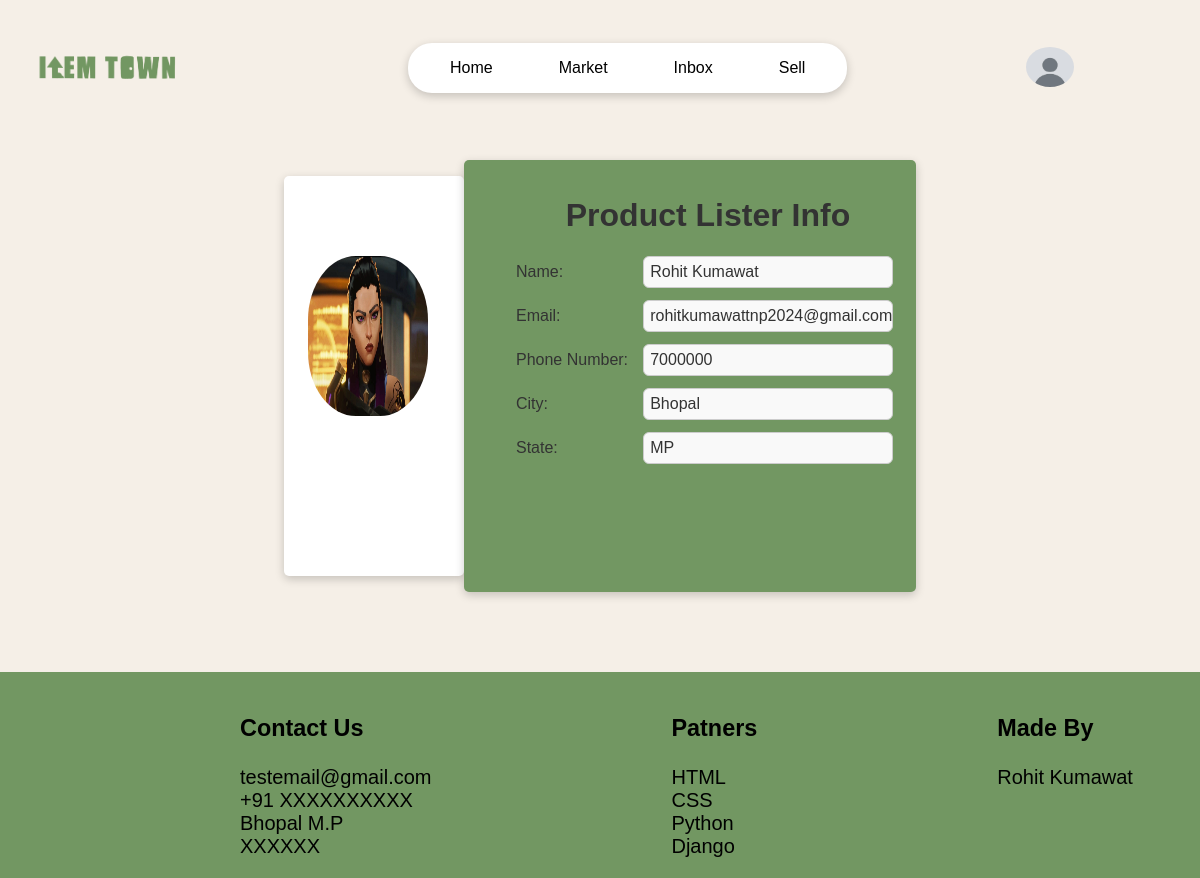
Screenshot of /user/seller-info/376970f2-7841-11ef-93c9-f02f74cb00ed (signed in) with the database file from the repository.
### users/models.py (models this page shows, shortened)
class Profile(models.Model):
    user=models.OneToOneField(User,on_delete=models.CASCADE)
    username=models.CharField(max_length=20,null=False,unique=True)
    first_name=models.CharField(max_length=20,null=False)
    last_name=models.CharField(max_length=50,null=False)
    email=models.EmailField()
    phone_number=models.CharField(max_length=14,null=True,blank=True)
    city=models.CharField(max_length=50,null=True,blank=True)
    state=models.CharField(max_length=100,null=True,blank=True)
    id=models.UUIDField(default=uuid.uuid1,primary_key=True)
    pic=models.ImageField(default='user/user.jpg',upload_to='user/')

### users/views.py (the view)
# urls.py: path('seller-info/<str:pk>',views.seller_profile,name='seller_profile'),
@login_required(login_url='login_user')
def seller_profile(request,pk):
    product=Product.objects.get(product_id=pk)
    seller=product.owner
    content={
        'seller':seller
    }
    return render(request,'users/seller_profile.html',content)

### users/templates/users/seller_profile.html (shortened to what this page needs)
{% extends 'page/nav.html'%}
{% load static %}
{%block css%}
    <link rel="stylesheet" href="{% static 'style/seller_profile.css' %}">
{%endblock%}
{%block body%}
    <div class="main-box">
        <div class="img-box">
            <img src="{{ seller.pic.url }}" class="img">
        </div>
        <div class="container">
            <div class="user-info">
                <center><h1>Product Lister Info</h1></center>
                <div class="form-group">
                    <label>Name:</label>
                    <div class="info">{{ seller.first_name }} {{ seller.last_name }}</div>
                </div>
                <div class="form-group">
                    <label>Email:</label>
                    <div class="info">{{ seller.email }}</div>
                </div>
                {%if seller.phone_number %}
                    <div class="form-group">
                        <label>Phone Number:</label>
                        <div class="info">{{ seller.phone_number }}</div>
                    </div>
                {%endif%}
                {%if seller.city%}
                    <div class="form-group">
                        <label> City:</label>
                        <div class="info">{{ seller.city}}</div>
                    </div>
                {%endif%}
                {%if seller.state%}
                    <div class="form-group">
                        <label>State:</label>
                        <div class="info">{{ seller.state}}</div>
                    </div>
                {%endif%}
                </div>
            </div>
        </div>
</body>
{%endblock%}

### page/templates/page/nav.html (shortened to what this page needs)
<!DOCTYPE html>
<head>
{% load static %}
<link rel="stylesheet" href="{% static 'style/nav.css'%}">
{%block css%}
{%endblock%}
</head>
<body>
    <nav class="navbar">
        <img src="{%static 'img/default/logo.png'%}" class="logo">
        <div class="nav-items">
            <a href="{% url 'home'%}">Home</a>
            <a href="{% url 'market'%}">Market</a>
            <a href="{%url 'inbox'%}">Inbox</a>
            <a href="{%url 'upload_product'%}">Sell</a>
        </div>
        {%if request.user.is_authenticated%}
        <div class="dropdown">
            <button class="dropbtn"><img src="{{request.user.profile.pic.url }}" class="profile-pic"></button>
          </div>
        {%else%}
        <a href="{%url 'login_user'%}" class="login-button">Login</a>
        {%endif%}
    </nav>
{%block body%}
{%endblock%}
<footer>
  <div class="footer-container">
    <ul class="footer-ul">
      <h3>Contact Us</h3>
      <li>testemail@gmail.com</li>
      <li>+91 XXXXXXXXXX</li>
      <li>Bhopal M.P</li>
      <li>XXXXXX</li>
    </ul>
    <ul  class="footer-ul">
      <h3>Patners</h3>
      <li>HTML</li>
      <li>CSS</li>
      <li>Python</li>
      <li>Django</li>
    </ul>
    <ul  class="footer-ul">
      <h3>Made By</h3>
      <li>Rohit Kumawat</li>
    </ul>
  </div>
</footer>
</body>
</html>

### static/style/nav.css (style rules this page uses)
body { margin: 0; font-family: Arial, sans-serif; background-color: #F5EFE7; }
.navbar { display: flex; align-items: center; padding: 1vh 2vw; height: 8vh; background-color: transparent; margin-bottom: 10vh; position: relative; }
.logo { margin-top: 7vh; position: absolute; left: 3vw; width: 12vw; }
.navbar .nav-items { margin-top: 7vh; margin-left: 32vw; background-color: white; display: flex; gap: 1.5vw; border-radius: 2vw; box-shadow: 0 3px 10px rgb(0 0 0 / 0.2); padding: 1.5vh 1.5vw; transition: background-color 0.3s, font-size 0.3s; }
.navbar .nav-items a { text-decoration: none; color: black; padding: 0.5vh 2vw; border-radius: 1vw; font-size: 2vh; transition: background-color 0.3s; }
.dropdown { position: relative; margin-left: auto; margin-top: 7vh; margin-right: 8vw; }
.dropbtn { background-color: transparent; border: none; cursor: pointer; }
.profile-pic { width: 6vh; height: 5vh; border-radius: 50%; }
.footer-container { display: flex; justify-content: baseline; margin-top: 10vh; height: auto; min-height: 20vh; background-color: #729762; width: 100%; }
.footer-ul { list-style: None; padding-left: 20vw; font-size: 2.5vh; }

### static/style/seller_profile.css (style rules this page uses)
.main-box { margin-top: 7vh; display: flex; align-items: center; justify-content: center; }
.img-box { width: 15vw; height: auto; min-height: 50vh; background-color: white; border-radius: 5px; box-shadow: 0 3px 10px rgb(0 0 0 / 0.2); }
.img { height: 20vh; width: 10vw; border-radius: 40%; margin-left: 2vw; margin-top: 10vh; }
.container { box-shadow: 0 3px 10px rgb(0 0 0 / 0.2); width: 35vw; height: auto; min-height: 50vh; color: #333; border-radius: 5px; background-color: #729762; padding: 2vh; }
.user-info { margin-top: 2vh; margin-left: 3vw; }
.form-group { display: flex; align-items: center; margin-bottom: 1.5vh; }
label { width: 30%; margin-right: 1vw; }
.info { width: 65%; padding: 0.5vw; border: 1px solid #cccccc; border-radius: 6px; box-sizing: border-box; font-size: 1rem; background-color: #f9f9f9; }

### rows the page displays
Profile: pic (picture), first_name "Rohit", last_name "Kumawat", email "rohitkumawattnp2024@gmail.com", phone_number "7000000", city "Bhopal", state "MP"
